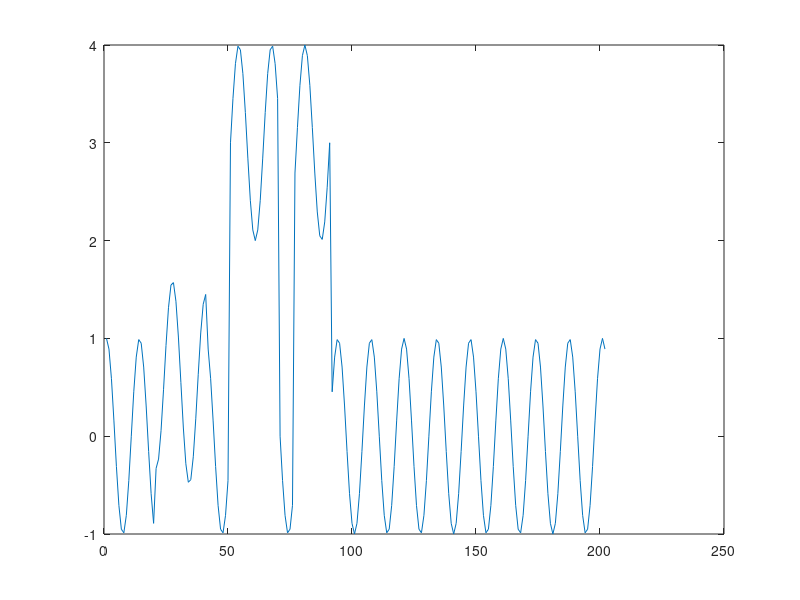

Write MATLAB code to recreate this figure.
clear all
clf

for i=0:201
  x(i+1)=cos(3*pi*i/20);
  if(i>=50 & i <= 90 & ~(i>= 70 & i<= 75))
    x(i+1) = x(i+1) + 3;
  end
  if(i>=20 & i<= 40) 
      x(i+1) = x(i+1) + exp(-i/50);
  end
end
xlabel('time')
ylabel('amplitude')
plot(x)
